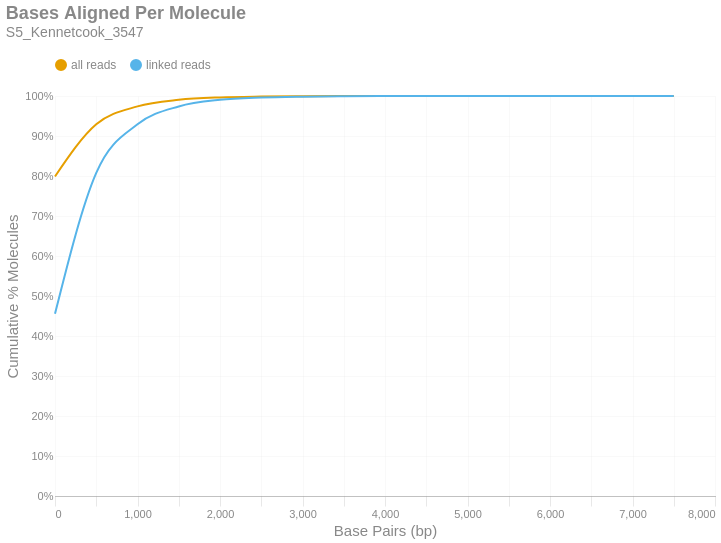

Notebook source saved alongside this figure:
### Markdown cell above
### Bases Aligned Per Molecule
This is a cumulative frequency distribution showing the number of base pairs aligned per unique molecule. These data are shown in 500 bp bins. There are two distributions: one with `all reads` (yellow) and another with only `linked reads` (blue). The percent of molecules in the `linked reads` distribution is relative to the total number of linked molecules.

### Code cell
if SKIPLR:
    print_html(f"Skipped")
else:
    binned_df = consolidated_hist(valids['aligned_bp'], mask, 500, True)
    with SafeRender(binned_df):
        (
            density_plot(binned_df, 'Bases Aligned Per Molecule', samplename, 'basesper')
            .encode(
                x=alt.X('bin:Q', title="Base Pairs (bp)").axis(tickMinStep=500).scale(padding=0),
                y=alt.Y('value:Q', title='Cumulative % Molecules')
                    .axis(format='%')
                    .scale(domain = [0,1])
                    .stack(False),
                color=alt.Color("key:N").scale(domain = ["all reads", "linked reads"]),
                tooltip = [
                    alt.Tooltip("key:N", title = "Data Type"),
                    alt.Tooltip("range_label:N", title="Bases Aligned Per Molecule"),
                    alt.Tooltip("value:Q", format = ".2%", title="% Molecules (Cum.)")
                ]
            )
        ).display()

### Figure 1 — Vega-Lite specification as saved in the notebook (floating-point values rounded to 4 significant figures)
{"width": "container", "height": 400, "config": {"title": {"anchor": "start", "dy": -15, "fontSize": 18, "color": "#888888", "subtitleColor": "#888888", "subtitleFontSize": 14}, "arc": {"fill": "#0072B2"}, "axis": {"domainColor": "#888888", "domainWidth": 0.5, "gridWidth": 0.2, "grid": false, "titleFontWeight": 400, "titleFontSize": 15, "labelFontSize": 11, "labelColor": "#888888", "tickColor": "#888888", "tickWidth": 0.2, "titleColor": "#888888"}, "axisBand": {"grid": false}, "axisX": {"grid": true, "tickSize": 10, "domainCap": "round"}, "axisY": {"domain": false, "grid": true, "tickSize": 0, "domainCap": "round"}, "background": "transparent", "header": {"labelFontSize": 15, "labelColor": "#888888", "titleFontSize": 15, "titleFontWeight": 600, "titleColor": "#888888"}, "legend": {"labelFont": "sans-serif", "labelFontSize": 12, "labelColor": "#888888", "symbolSize": 100, "symbolType": "circle", "titleFontSize": 12, "titlePadding": 10, "titleColor": "#888888", "title": null, "orient": "top"}, "range": {"category": ["#E69F00", "#56B4E9", "#009E73", "#F0E442", "#0072B2", "#D55E00", "#CC79A7", "#000000"], "diverging": ["#cfe8f3", "#a2d4ec", "#73bfe2", "#46abdb", "#1696d2", "#12719e"]}, "area": {"fill": "#0072B2", "fillOpacity": 0.7, "line": true, "strokeOpacity": 0.7}, "line": {"color": "#0072B2", "stroke": "#0072B2", "strokeWidth": 2}, "trail": {"color": "#0072B2", "stroke": "#0072B2", "strokeWidth": 0, "size": 1}, "point": {"filled": true, "fillOpacity": 1.0, "size": 95}, "text": {"color": "#888888", "fontSize": 11, "align": "right", "fontWeight": 400, "size": 11}, "bar": {"fill": "#0072B2", "stroke": null}, "view": {"stroke": null, "continuousWidth": 660, "continuousHeight": 400}}, "data": {"name": "data-a3b79df6612338fd20fa75ba3557140b"}, "mark": {"type": "line", "interpolate": "monotone", "point": {"opacity": 0, "size": 275}}, "encoding": {"color": {"field": "key", "scale": {"domain": ["all reads", "linked reads"]}, "type": "nominal"}, "tooltip": [{"field": "key", "title": "Data Type", "type": "nominal"}, {"field": "range_label", "title": "Bases Aligned Per Molecule", "type": "nominal"}, {"field": "value", "format": ".2%", "title": "% Molecules (Cum.)", "type": "quantitative"}], "x": {"axis": {"tickMinStep": 500}, "field": "bin", "scale": {"padding": 0}, "title": "Base Pairs (bp)", "type": "quantitative"}, "y": {"axis": {"format": "%"}, "field": "value", "scale": {"domain": [0, 1]}, "stack": false, "title": "Cumulative % Molecules", "type": "quantitative"}}, "params": [{"name": "param_c36ac31b6afebe62", "select": {"type": "point", "fields": ["key"]}, "bind": "legend"}], "title": {"text": "Bases Aligned Per Molecule", "subtitle": "S5_Kennetcook_3547"}, "transform": [{"fold": ["all reads (cumsum)", "linked reads (cumsum)"]}, {"calculate": "replace(datum.key, ' (cumsum)', '')", "as": "key"}, {"filter": {"param": "param_c36ac31b6afebe62"}}], "usermeta": {"embedOptions": {"downloadFileName": "S5_Kennetcook_3547.basesper"}}, "$schema": "https://vega.github.io/schema/vega-lite/v6.1.0.json", "datasets": {"data-a3b79df6612338fd20fa75ba3557140b": [{"bin": "0.0", "interval": "0.0-500.0", "all reads": 0.7989, "linked reads": 0.4554, "all reads (cumsum)": 0.7989, "linked reads (cumsum)": 0.4554, "range_label": "0-499"}, {"bin": "500.0", "interval": "500.0-1000.0", "all reads": 0.1303, "linked reads": 0.3522, "all reads (cumsum)": 0.9292, "linked reads (cumsum)": 0.8076, "range_label": "500-999"}, {"bin": "1000.0", "interval": "1000.0-1500.0", "all reads": 0.04475, "linked reads": 0.1216, "all reads (cumsum)": 0.974, "linked reads (cumsum)": 0.9292, "range_label": "1000-1499"}, {"bin": "1500.0", "interval": "1500.0-2000.0", "all reads": 0.01643, "linked reads": 0.04465, "all reads (cumsum)": 0.9904, "linked reads (cumsum)": 0.9739, "range_label": "1500-1999"}, {"bin": "2000.0", "interval": "2000.0-2500.0", "all reads": 0.006094, "linked reads": 0.01656, "all reads (cumsum)": 0.9965, "linked reads (cumsum)": 0.9905, "range_label": "2000-2499"}, {"bin": "2500.0", "interval": "2500.0-3000.0", "all reads": 0.00211, "linked reads": 0.005734, "all reads (cumsum)": 0.9986, "linked reads (cumsum)": 0.9962, "range_label": "2500-2999"}, {"bin": "3000.0", "interval": "3000.0-3500.0", "all reads": 0.0008205, "linked reads": 0.00223, "all reads (cumsum)": 0.9994, "linked reads (cumsum)": 0.9984, "range_label": "3000-3499"}, {"bin": "3500.0", "interval": "3500.0-4000.0", "all reads": 0.000342, "linked reads": 0.0009296, "all reads (cumsum)": 0.9998, "linked reads (cumsum)": 0.9993, "range_label": "3500-3999"}, {"bin": "4000.0", "interval": "4000.0-4500.0", "all reads": 0.0001394, "linked reads": 0.0003789, "all reads (cumsum)": 0.9999, "linked reads (cumsum)": 0.9997, "range_label": "4000-4499"}, {"bin": "4500.0", "interval": "4500.0-5000.0", "all reads": 5.991e-05, "linked reads": 0.0001628, "all reads (cumsum)": 1.0, "linked reads (cumsum)": 0.9999, "range_label": "4500-4999"}, {"bin": "5000.0", "interval": "5000.0-5500.0", "all reads": 2.323e-05, "linked reads": 6.314e-05, "all reads (cumsum)": 1.0, "linked reads (cumsum)": 1.0, "range_label": "5000-5499"}, {"bin": "5500.0", "interval": "5500.0-6000.0", "all reads": 9.459e-06, "linked reads": 2.571e-05, "all reads (cumsum)": 1.0, "linked reads (cumsum)": 1.0, "range_label": "5500-5999"}, {"bin": "6000.0", "interval": "6000.0-6500.0", "all reads": 4.481e-06, "linked reads": 1.218e-05, "all reads (cumsum)": 1.0, "linked reads (cumsum)": 1.0, "range_label": "6000-6499"}, {"bin": "6500.0", "interval": "6500.0-7000.0", "all reads": 1.826e-06, "linked reads": 4.961e-06, "all reads (cumsum)": 1.0, "linked reads (cumsum)": 1.0, "range_label": "6500-6999"}, {"bin": "7000.0", "interval": "7000.0-7500.0", "all reads": 1.328e-06, "linked reads": 3.608e-06, "all reads (cumsum)": 1.0, "linked reads (cumsum)": 1.0, "range_label": "7000-7499"}, {"bin": "7500.0", "interval": "7500.0-8000.0", "all reads": 3.319e-07, "linked reads": 9.021e-07, "all reads (cumsum)": 1.0, "linked reads (cumsum)": 1.0, "range_label": "7500-7999"}]}}
